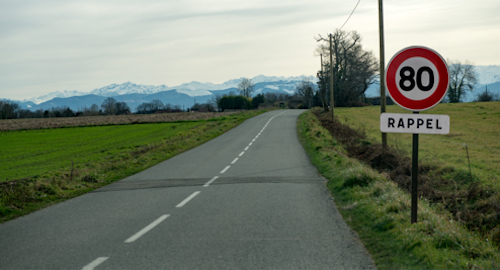
#> input picture EVAL/ressources/route1.png, 500 x 270 px
$ python seuillage.py
#> lines starting #> are read from the running program, lines starting #| are printed output that depends on the picture; after the words box and inside, x2 and y2 are one past the last pixel; in counts of white or black regions, pixels touching at a corner belong together
import cv2
import numpy as np

im1 = cv2.imread('ressources/route1.png', cv2.IMREAD_GRAYSCALE)
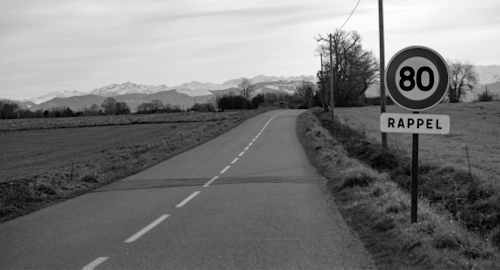
#> im1: shape (270, 500); min 0, max 254, mean 120.1
im1 = np.array(im1)
im2 = np.zeros(im1.shape)

pixelValue = im1[250,226]
#> pixelValue = 90

for indexI, i in enumerate(im1):
  for indexJ, j in enumerate(i):
    if abs(j-pixelValue)<20:
      im2[indexI,indexJ]=255
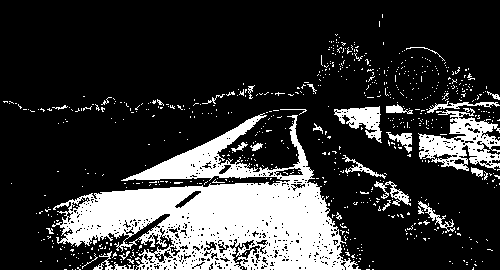
#> im2: shape (270, 500) float64; 21.3% white; 692 white regions (662 under 20 px), largest, box (x1, y1, x2, y2) and area: (52, 113, 361, 270) 21336, (418, 108, 500, 171) 2491, (334, 106, 382, 143) 835

cv2.imwrite('seuille.png',im2)
